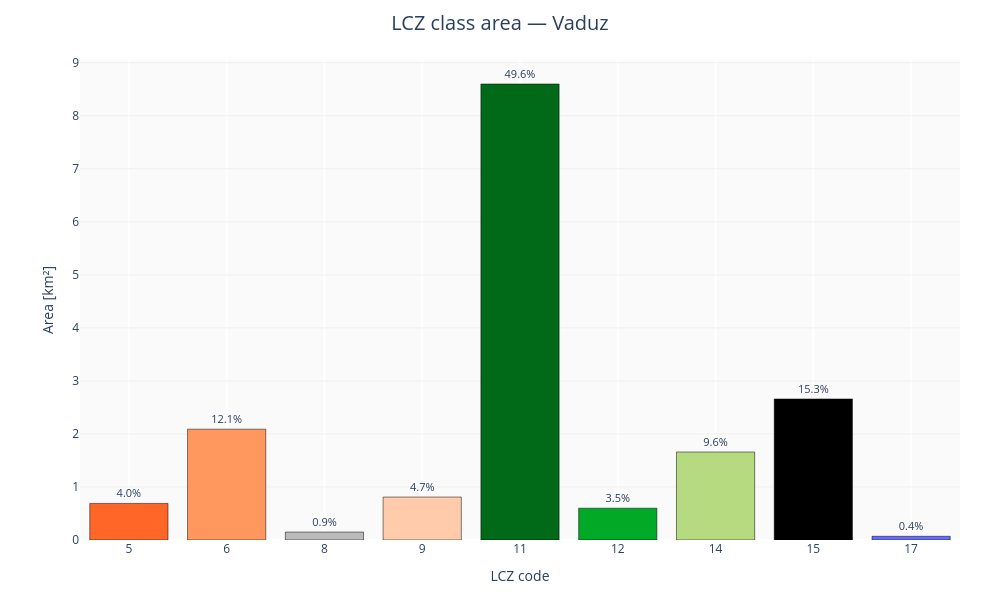

This figure's notebook cell:
### Markdown cell above
### Bar chart — best for precise class-by-class comparison

A bar chart is the right default whenever the audience needs to compare exact magnitudes across all 17 classes, or rank classes by area. Bars make small differences between adjacent classes easy to read off, which pie-style charts do not.

### Code cell
from LCZ4py import lcz_cal_area

area_bar = lcz_cal_area(map_path, plot_type="bar", title="LCZ class area — Vaduz")
area_bar.fig.show()
area_bar.df

### Figure 1 — Plotly figure (JSON) as saved in the notebook; plotly's stock layout.template omitted (floating-point values rounded to 4 significant figures)
{"data": [{"customdata": [["Open midrise", 3.98], ["Open lowrise", 12.05], ["Large lowrise", 0.87], ["Sparsely built", 4.69], ["Dense trees", 49.63], ["Scattered trees", 3.47], ["Low plants", 9.6], ["Bare rock or paved", 15.33], ["Water", 0.39]], "hovertemplate": "<b>LCZ %{x}</b><br>%{customdata[0]}<br>Area: %{y:.2f} km²<br>Percentage: %{customdata[1]}<extra></extra>", "marker": {"color": ["#FF6628", "#FF985E", "#BBBBBB", "#FFCBAB", "#006A18", "#00A926", "#B5DA7F", "#000000", "#656BFA"], "line": {"color": "black", "width": 0.5}}, "text": ["4.0%", "12.1%", "0.9%", "4.7%", "49.6%", "3.5%", "9.6%", "15.3%", "0.4%"], "textfont": {"size": 11}, "textposition": "outside", "type": "bar", "x": ["5", "6", "8", "9", "11", "12", "14", "15", "17"], "y": [0.69, 2.09, 0.15, 0.81, 8.6, 0.6, 1.66, 2.66, 0.07]}], "layout": {"height": 600, "hoverlabel": {"bgcolor": "white", "font": {"size": 13}}, "margin": {"b": 60, "l": 80, "r": 40, "t": 60}, "paper_bgcolor": "white", "plot_bgcolor": "#fafafa", "title": {"font": {"size": 20}, "text": "LCZ class area — Vaduz", "x": 0.5, "xanchor": "center"}, "width": 1000, "xaxis": {"gridcolor": "white", "gridwidth": 2, "tickfont": {"size": 12}, "title": {"font": {"size": 14}, "text": "LCZ code"}}, "yaxis": {"gridcolor": "#f0f0f0", "tickfont": {"size": 12}, "title": {"font": {"size": 14}, "text": "Area [km²]"}}}}
